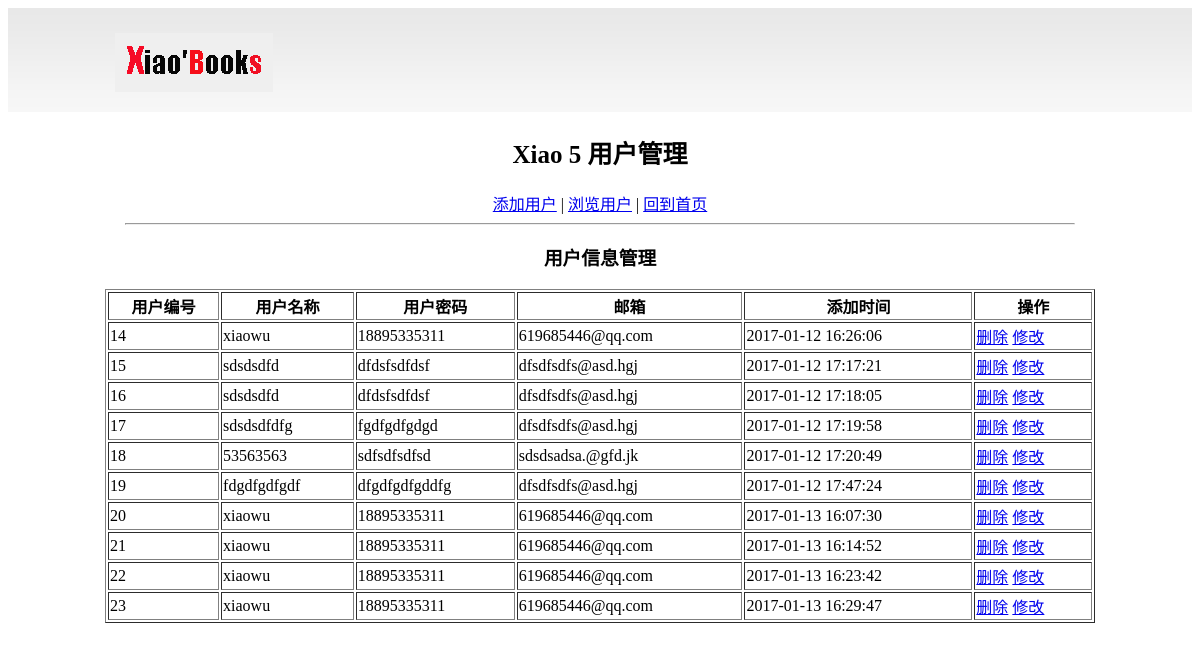
Page /xiao5showbooks/manage/user/index.php on the committed database.
### tables this page shows
CREATE TABLE `users` (
  `userid` int(20) NOT NULL auto_increment,
  `username` varchar(20) NOT NULL,
  `password` varchar(20) NOT NULL,
  `email` varchar(50) NOT NULL,
  `addtime` int(15) NOT NULL,
  PRIMARY KEY  (`userid`)
);

### xiao5showbooks/manage/user/index.php (the view, shortened to what this page needs)
<html>
	<head>
	</head>
	<body>
		<center>
			<?php  include("menu.php");   ?>
			<h3>用户信息管理<h3>
			<table border="1" width="990">
				<tr>
					<th>用户编号</th>
					<th>用户名称</th>
					<th>用户密码</th>
					<th>邮箱</th>
					<th>添加时间</th>
					<th>操作</th>
				</tr>
				<?php
					$link = @mysql_connect(HOST,USER,PASS)or die("数据库连接失败");
					$sql = "select * from users";
					$result = mysql_query($sql,$link);
					while($row = mysql_fetch_assoc($result)){
						echo "<tr>";
						echo "<td>{$row['userid']}</td>";
						echo "<td>{$row['username']}</td>";
						echo "<td>{$row['password']}</td>";
						echo "<td>{$row['email']}</td>";
						echo "<td>".date("Y-m-d H:i:s",$row['addtime'])."</td>";
						echo "<td>
								<a href='action.php?action=del&userid={$row['userid']}'>删除</a>
								<a href='edit.php?userid={$row['userid']}'>修改</a>
								</td>";
								echo "</tr>";
					}
				?>
			</table>
		</center>
	</body>
</html>

### rows in the picture
users: userid "14", username "xiaowu", password "18895335311", email "619685446@qq.com", addtime "2017-01-12 16:26:06"
users: userid "15", username "sdsdsdfd", password "dfdsfsdfdsf", email "dfsdfsdfs@asd.hgj", addtime "2017-01-12 17:17:21"
users: userid "16", username "sdsdsdfd", password "dfdsfsdfdsf", email "dfsdfsdfs@asd.hgj", addtime "2017-01-12 17:18:05"
users: userid "17", username "sdsdsdfdfg", password "fgdfgdfgdgd", email "dfsdfsdfs@asd.hgj", addtime "2017-01-12 17:19:58"
users: userid "18", username "53563563", password "sdfsdfsdfsd", email "sdsdsadsa.@gfd.jk", addtime "2017-01-12 17:20:49"
users: userid "19", username "fdgdfgdfgdf", password "dfgdfgdfgddfg", email "dfsdfsdfs@asd.hgj", addtime "2017-01-12 17:47:24"
users: userid "20", username "xiaowu", password "18895335311", email "619685446@qq.com", addtime "2017-01-13 16:07:30"
users: userid "21", username "xiaowu", password "18895335311", email "619685446@qq.com", addtime "2017-01-13 16:14:52"
users: userid "22", username "xiaowu", password "18895335311", email "619685446@qq.com", addtime "2017-01-13 16:23:42"
users: userid "23", username "xiaowu", password "18895335311", email "619685446@qq.com", addtime "2017-01-13 16:29:47"
